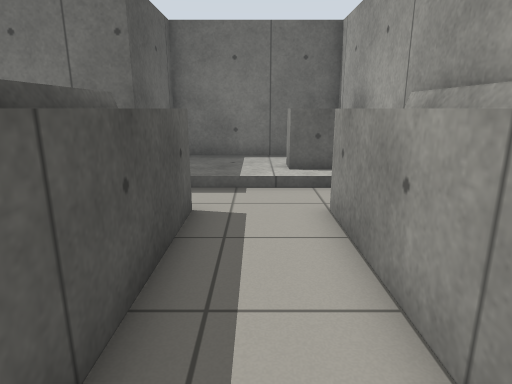
view 1 (above)

16 first-person views from a walk through a Gazebo world. The camera is 1 m above the floor, tilts 14° down and sees 75° across. The floor is counted in squares, 0.5 m on a side. Each view is taken from the middle of a square. On the plan, view 1 faces up. The plan holds only what a view shows up to about 18 squares ahead; the rest is blank.

view 2
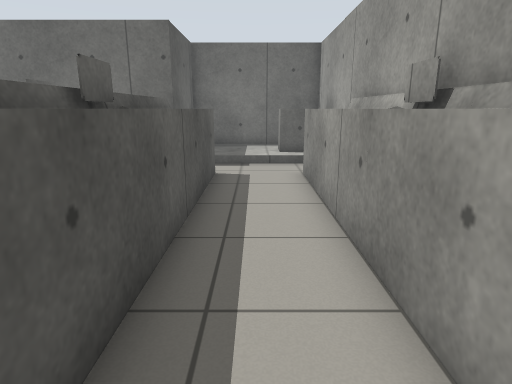

view 3
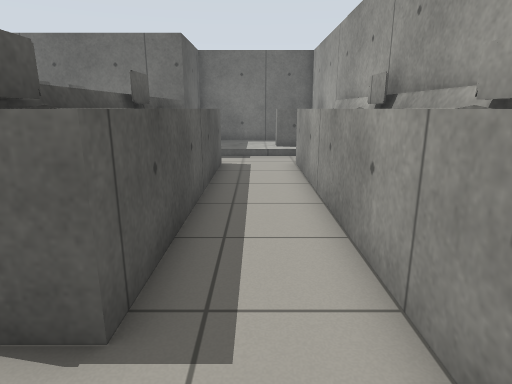

view 4
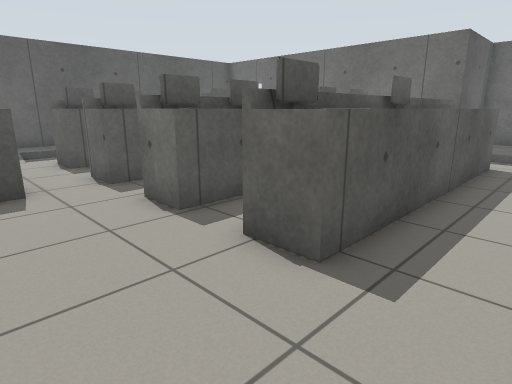

view 5
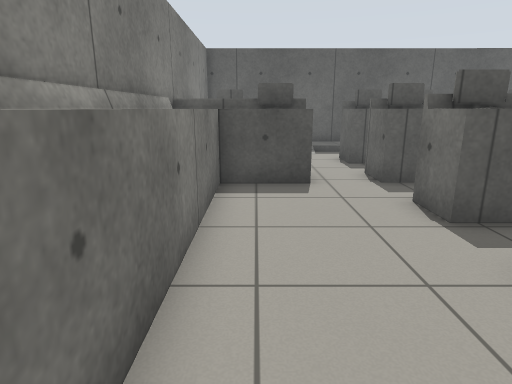

view 6
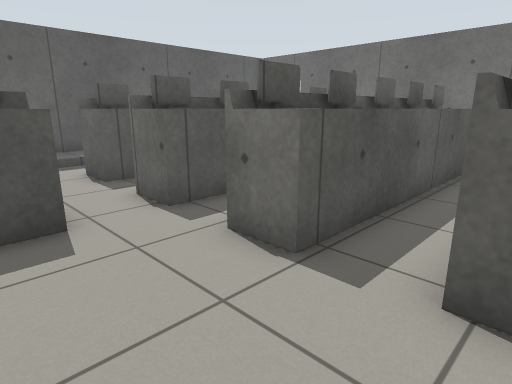

view 7
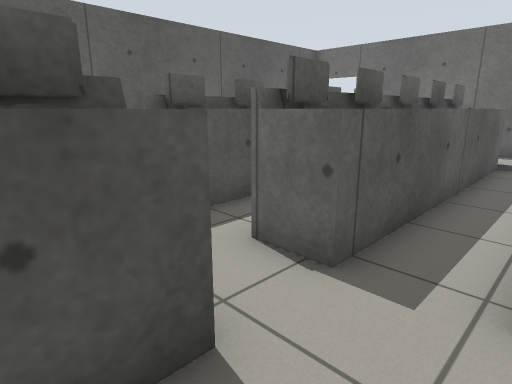

view 8
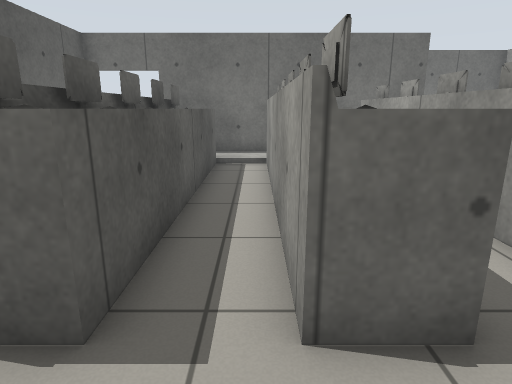

view 9
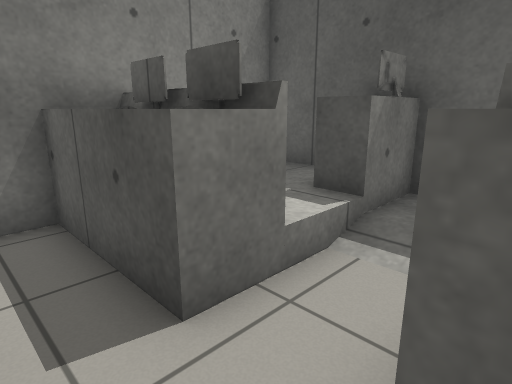

view 10
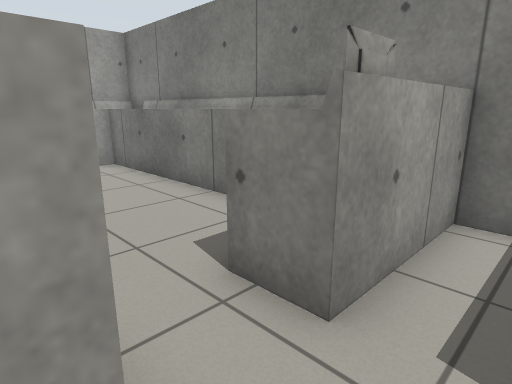

view 11
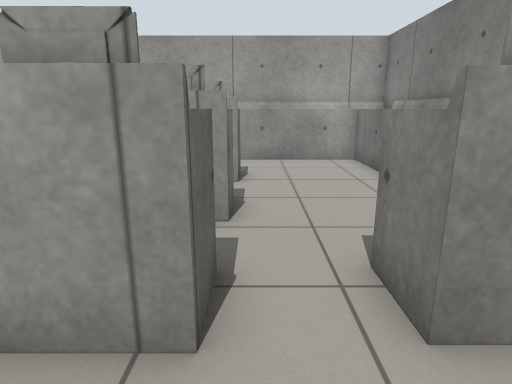

view 12
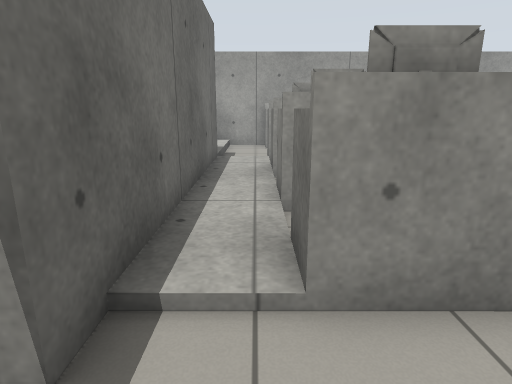

view 13
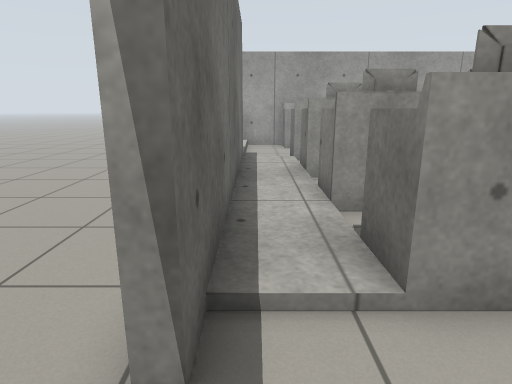

view 14
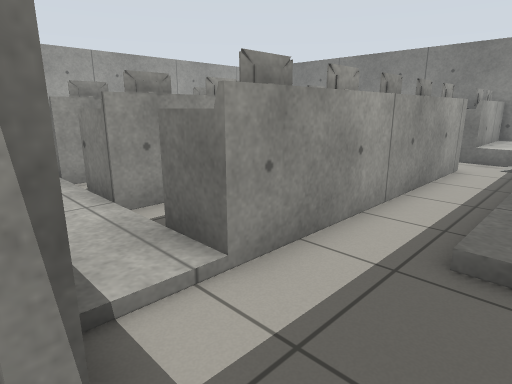

view 15
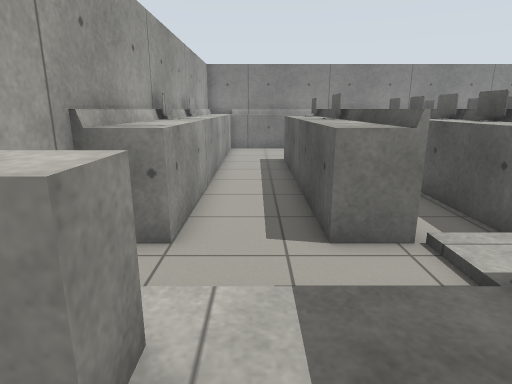

view 16
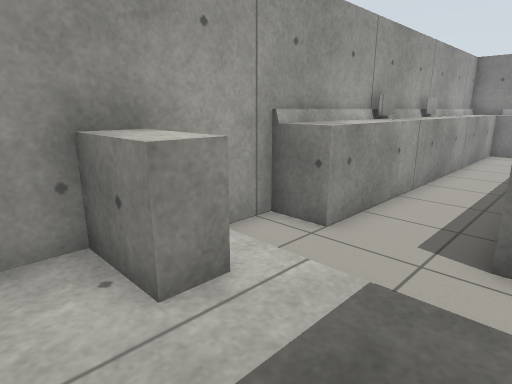

### Floor plan
Key: @ floor where view 1 was taken; # wall or solid block; . main floor; : floor 0.25 m higher than the main floor; / step, stairs or slope; = window, fence, low wall or low ledge; O other object.
Columns run from 17 left of view 1 to 3 right of it. Each row starts with its distance up from view 1.
 14         ........
 13        .......#######
 12      .......  #:::::#
 11     .....     #:::::#
 10    ....       #:::==#
  9  . .###########:::::#
  8  ...................#
  7 #...................#
  6 #...#=..##.#=.##...##
  5 #...##..##.##.##...##
  4 #:/.##..##.##.##...##
  3 # /.##..##.##.##...##
  2 # /.##..##.##.##...##
  1 # /.##..##.##.##...##
  0 # /.##..##.##.##.@.##
 -1 # /.##..##.##.##...##
 -2 # /.##..##.##.##...##
 -3 #:/.##..##.##.##...=#
 -4 #:/................=#
 -5 #::................=#
 -6 #==O==..==.........=#
 -7 ###O==..#=.........=#
 -8 #O O##..##=========##
 -9 #   ==..#############
-10 #####################

Where each view was taken, in squares from view 1:
view 1: 0 up, 0 right, facing up
view 2: 4 down, 0 right, facing up
view 3: 6 down, 0 right, facing up
view 4: 7 down, 1 right, facing up-left
view 5: 7 down, 1 right, facing left
view 6: 7 down, 2 left, facing up-left
view 7: 7 down, 6 left, facing up-left
view 8: 6 down, 10 left, facing up
view 9: 3 down, 10 left, facing down-left
view 10: 3 down, 11 left, facing down-right
view 11: 4 down, 12 left, facing right
view 12: 7 up, 16 left, facing right
view 13: 8 up, 16 left, facing right
view 14: 9 up, 16 left, facing down-right
view 15: 12 up, 0 right, facing down
view 16: 12 up, 2 left, facing down-right
